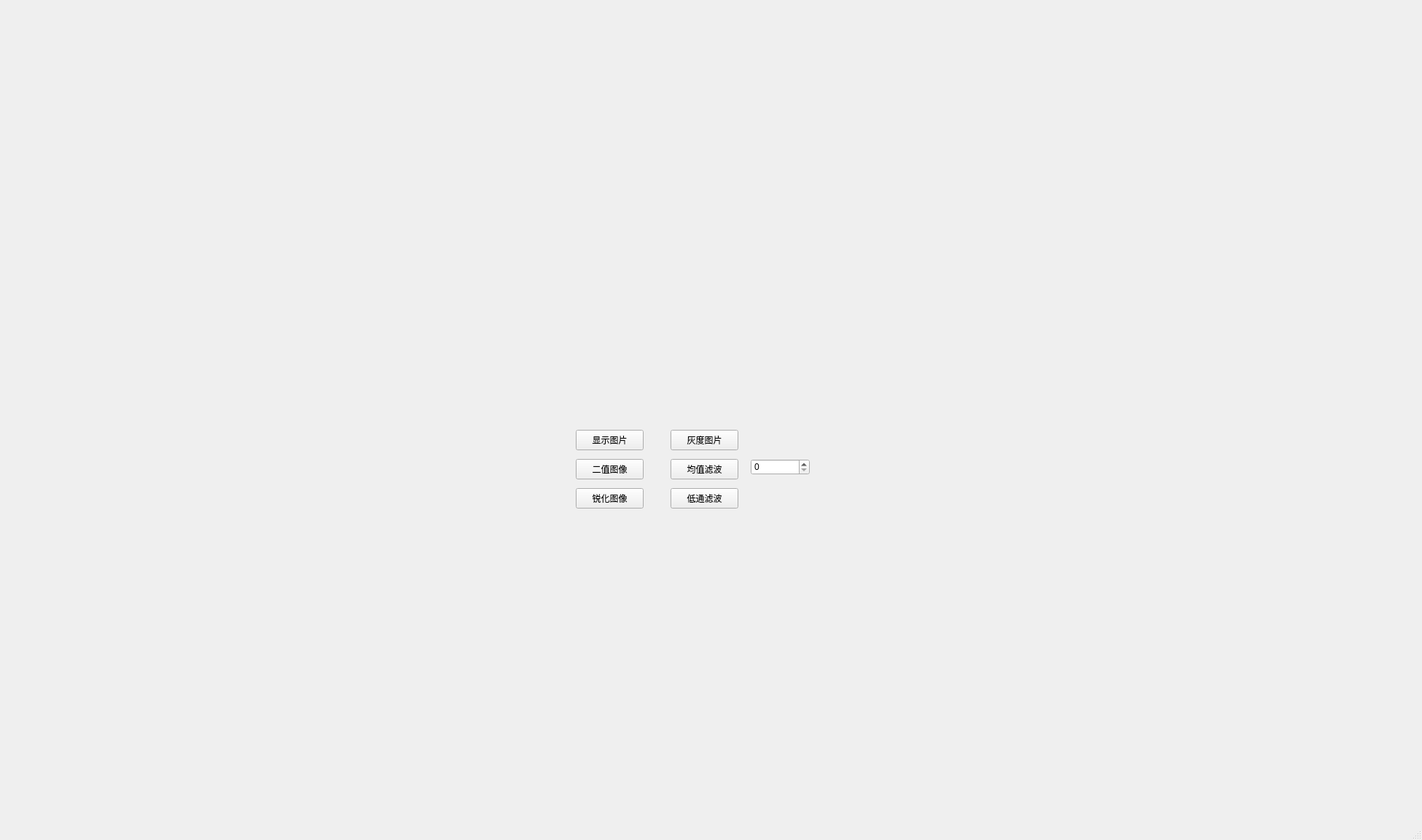
<?xml version="1.0" encoding="UTF-8"?>
<ui version="4.0">
 <class>MainWindow</class>
 <widget class="QMainWindow" name="MainWindow">
  <property name="geometry">
   <rect>
    <x>0</x>
    <y>0</y>
    <width>1951</width>
    <height>1153</height>
   </rect>
  </property>
  <property name="windowTitle">
   <string>MainWindow</string>
  </property>
  <widget class="QWidget" name="centralwidget">
   <widget class="QPushButton" name="pushButton">
    <property name="geometry">
     <rect>
      <x>790</x>
      <y>590</y>
      <width>93</width>
      <height>28</height>
     </rect>
    </property>
    <property name="text">
     <string>显示图片</string>
    </property>
   </widget>
   <widget class="QPushButton" name="pushButton_2">
    <property name="geometry">
     <rect>
      <x>920</x>
      <y>590</y>
      <width>93</width>
      <height>28</height>
     </rect>
    </property>
    <property name="text">
     <string>灰度图片</string>
    </property>
   </widget>
   <widget class="QPushButton" name="pushButton_3">
    <property name="geometry">
     <rect>
      <x>790</x>
      <y>630</y>
      <width>93</width>
      <height>28</height>
     </rect>
    </property>
    <property name="text">
     <string>二值图像</string>
    </property>
   </widget>
   <widget class="QSpinBox" name="spinBox">
    <property name="geometry">
     <rect>
      <x>1030</x>
      <y>630</y>
      <width>81</width>
      <height>22</height>
     </rect>
    </property>
    <property name="maximum">
     <number>255</number>
    </property>
   </widget>
   <widget class="QPushButton" name="pushButton_4">
    <property name="geometry">
     <rect>
      <x>920</x>
      <y>630</y>
      <width>93</width>
      <height>28</height>
     </rect>
    </property>
    <property name="text">
     <string>均值滤波</string>
    </property>
   </widget>
   <widget class="QPushButton" name="pushButton_5">
    <property name="geometry">
     <rect>
      <x>790</x>
      <y>670</y>
      <width>93</width>
      <height>28</height>
     </rect>
    </property>
    <property name="text">
     <string>锐化图像</string>
    </property>
   </widget>
   <widget class="QPushButton" name="pushButton_6">
    <property name="geometry">
     <rect>
      <x>920</x>
      <y>670</y>
      <width>93</width>
      <height>28</height>
     </rect>
    </property>
    <property name="text">
     <string>低通滤波</string>
    </property>
   </widget>
  </widget>
  <widget class="QMenuBar" name="menubar">
   <property name="geometry">
    <rect>
     <x>0</x>
     <y>0</y>
     <width>1951</width>
     <height>26</height>
    </rect>
   </property>
  </widget>
  <widget class="QStatusBar" name="statusbar"/>
 </widget>
 <resources/>
 <connections/>
</ui>
